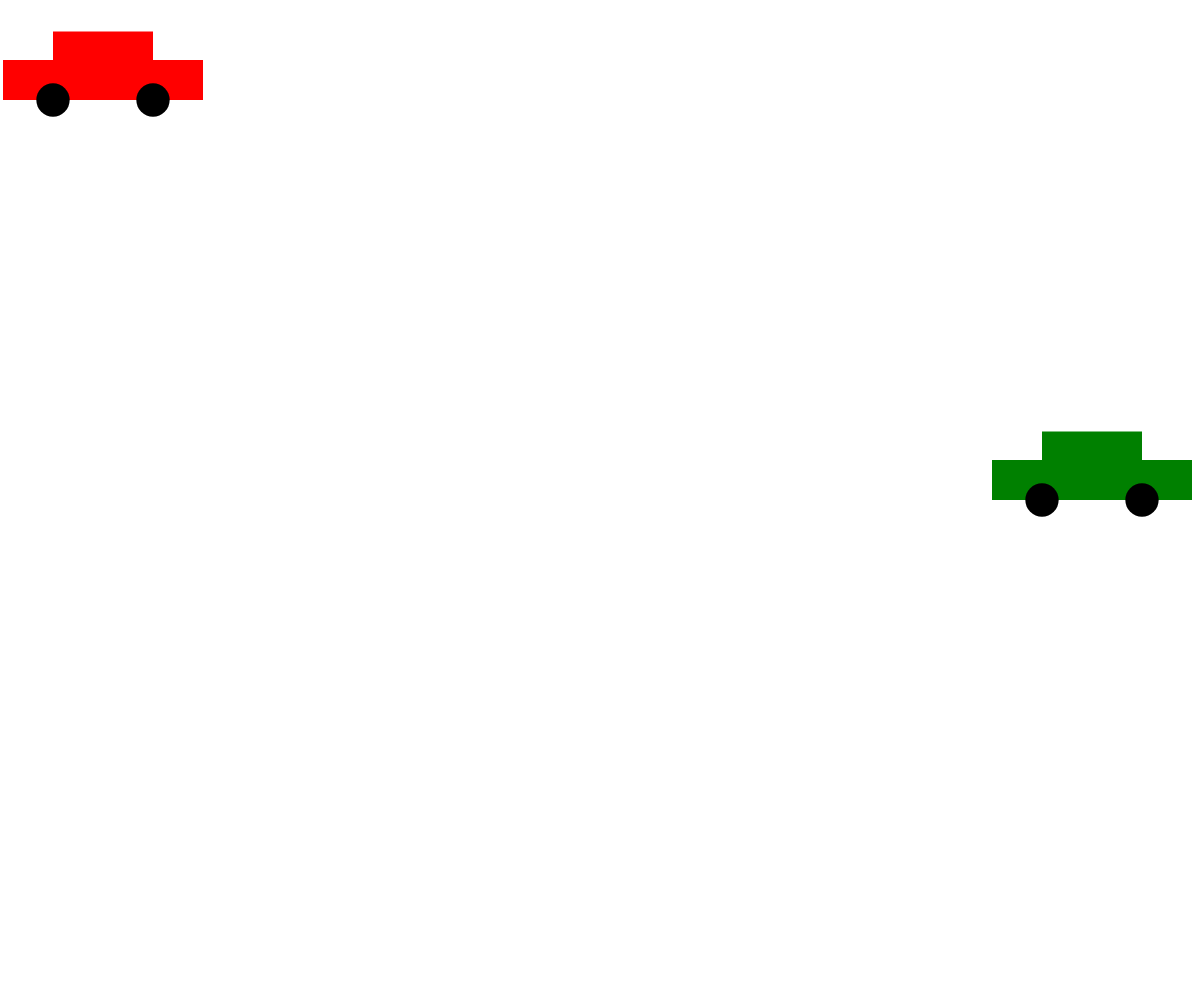
Frame 1 (no input)
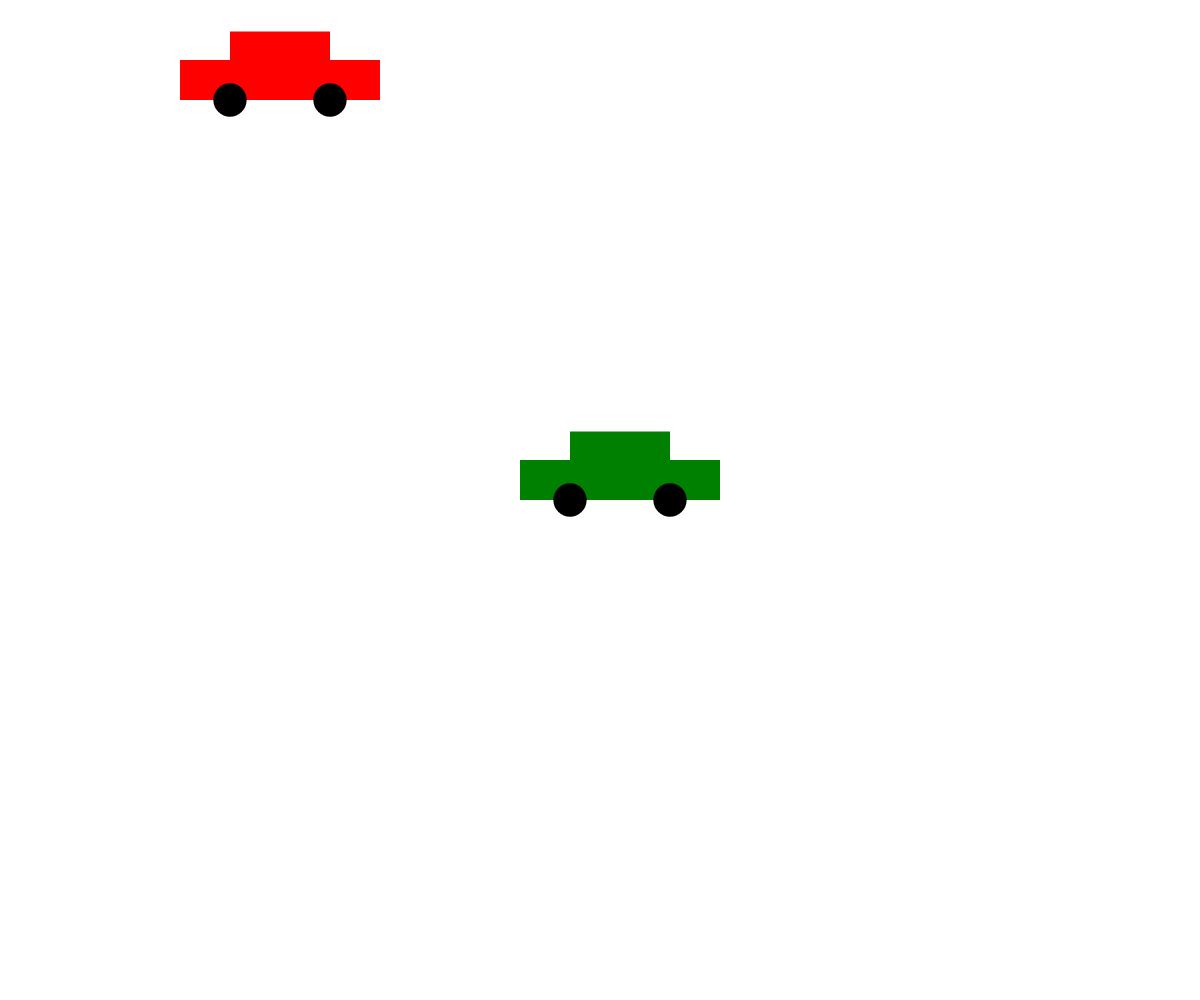
Frame 60 (no input)
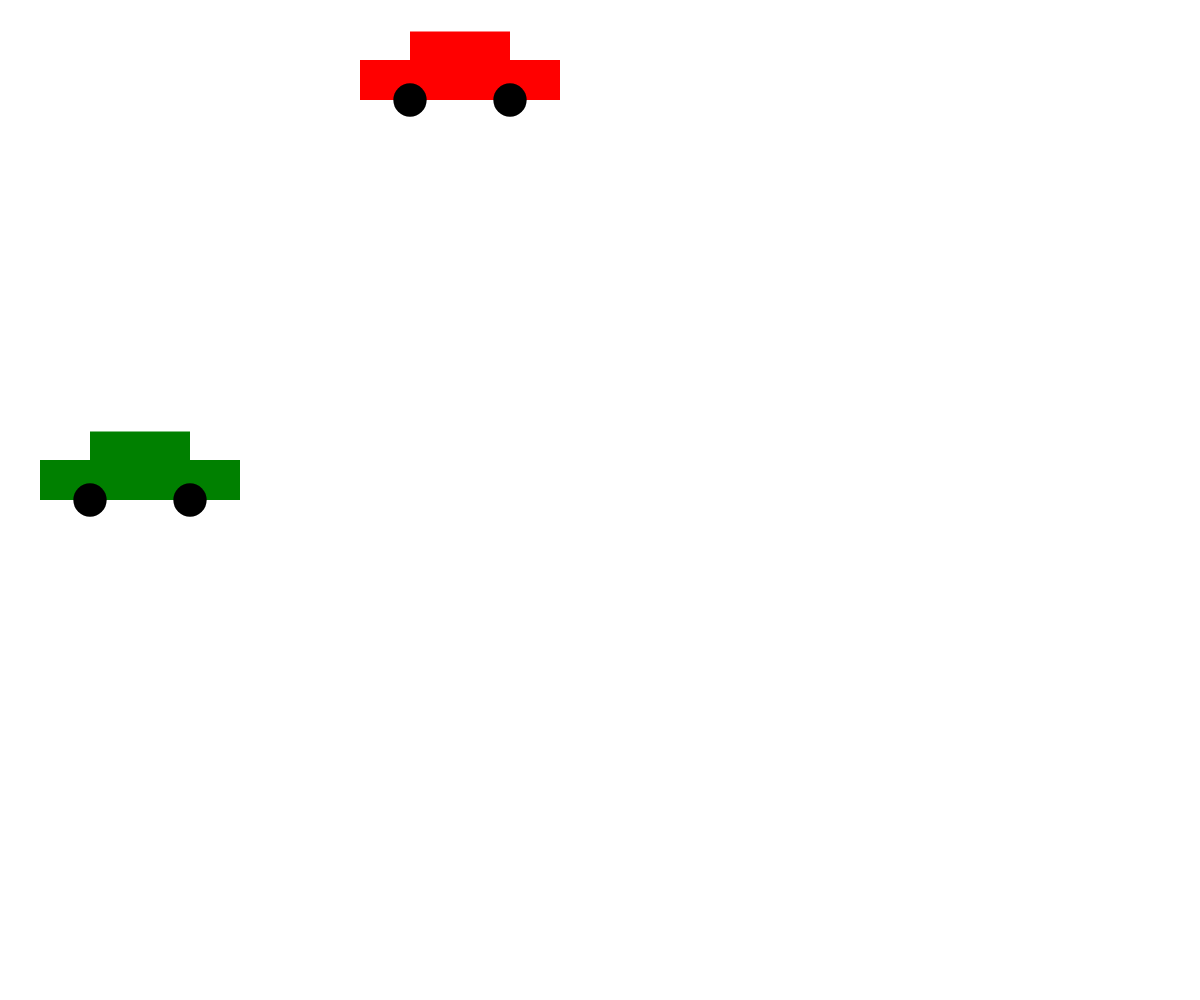
Frame 120 (the mouse pressed at the canvas centre since frame 60)

The p5.js sketch that drew these frames (run headless with seeded random() and noise() and a simulated clock; from frame 60 on, the mouse is pressed at the canvas centre):

// p5.js sketch
// ── sketch.js
const canvasWidth = window.innerWidth;
const canvasHeight = window.innerHeight; 

// feel free to change these values as you like!
const c1 = {
    x: 100,
    y: 100,
    width: 200,
    speed: 3,
    color: 'red'
};
const c2 = {
    x: 1100,
    y: 500,
    width: 200,
    speed: -8,
    color: 'green'
};


// required to set up the canvas:
function setup() {
    createCanvas(canvasWidth, canvasHeight);
}


// animation loop:
function draw() {
    // clear the canvas:
    clear();

    // move the car:
    if (c1.x > canvasWidth) {
        console.log('car out of bounds!');
        c1.x =0;
    } else {
        c1.x += c1.speed;
    }

    
    if (c2.x < 0) {
        c2.x = canvasWidth;
    } else {
        c2.x += c2.speed;
    }
 
    
    // draw the grid (optional -- feel free to remove this line):
    drawCar(c1.x, c1.y, c1.width, c1.color);
    drawCar(c2.x, c2.y, c2.width, c2.color);
    
}


// this function's job is to draw a car based on the 
// parameters the user passes in (x, y, size, fillColor, and wheelColor)
function drawCar(x, y, size, fillColor, wheelColor='black') {
    strokeWeight(0);
    
    // body
    fill(fillColor);
    rect(x - size/4, y - (size/5 + size/7), size / 2, size/7); // top
    rect(x - size/2, y - size/5, size, size/5); // bottom

    // wheels:
    fill(wheelColor);
    circle(x - size / 4, y, size / 6);
    circle(x + size / 4, y, size / 6);
}
